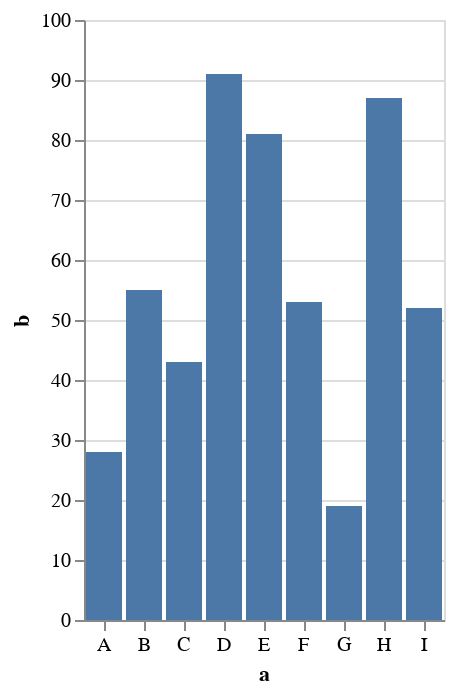

The cell this chart's notebook holds for it:
### Code cell
tn

### Figure 1 — Vega-Lite specification as saved in the notebook (floating-point values rounded to 4 significant figures)
{"$schema": "https://vega.github.io/schema/vega-lite/v3.json", "data": {"values": [{"a": "A", "b": 28}, {"a": "B", "b": 55}, {"a": "C", "b": 43}, {"a": "D", "b": 91}, {"a": "E", "b": 81}, {"a": "F", "b": 53}, {"a": "G", "b": 19}, {"a": "H", "b": 87}, {"a": "I", "b": 52}]}, "description": "A simple bar chart with embedded data.", "encoding": {"x": {"axis": {"labelAngle": 0}, "field": "a", "type": "nominal"}, "y": {"field": "b", "type": "quantitative"}}, "mark": "bar"}
